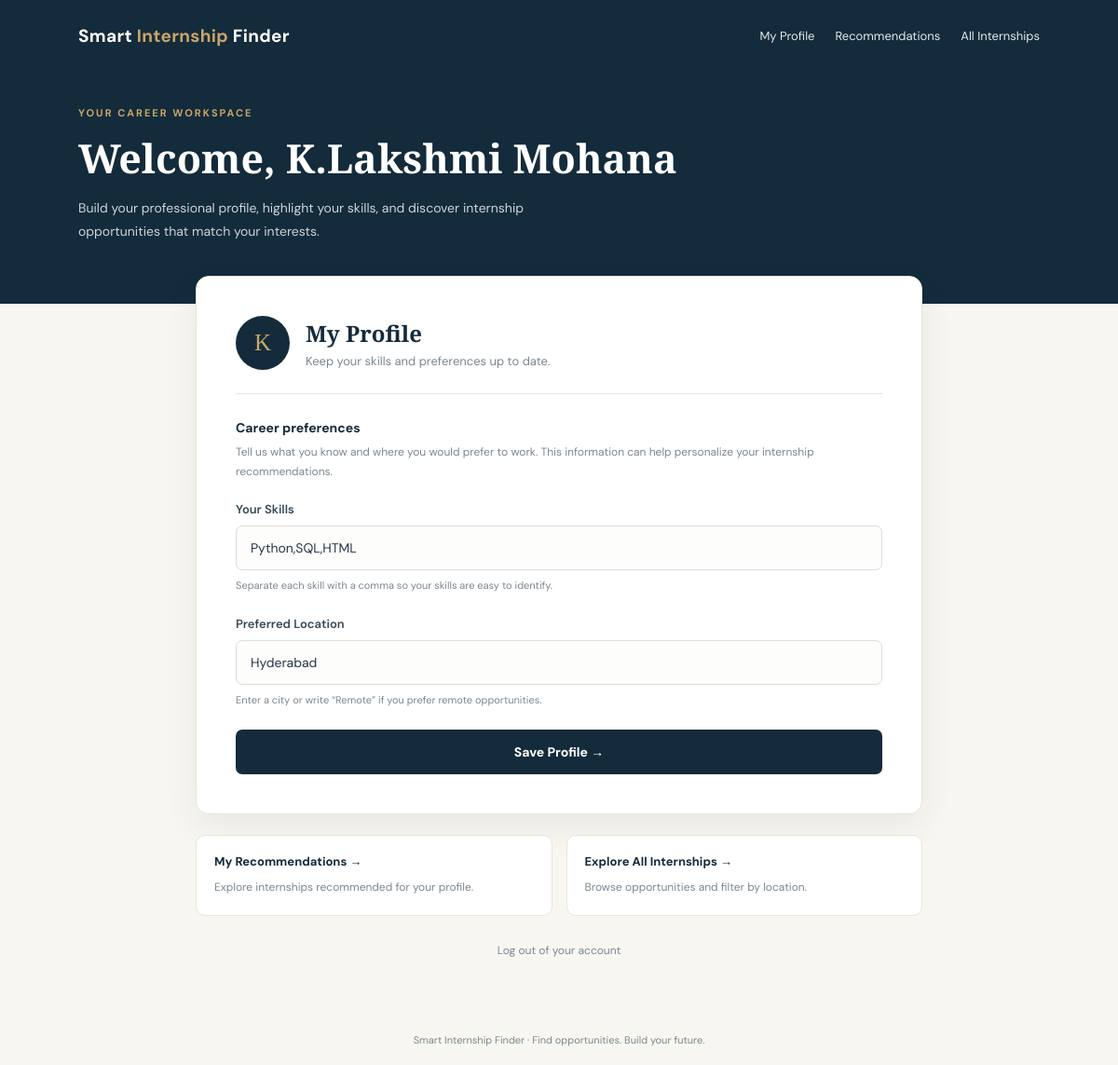
Screenshot of /profile (signed in) with the database file from the repository.
### tables this page shows
CREATE TABLE students (
    id INTEGER PRIMARY KEY AUTOINCREMENT,
    name TEXT NOT NULL,
    email TEXT UNIQUE NOT NULL,
    password TEXT NOT NULL,
    branch TEXT,
    skills TEXT,
    location TEXT
, role TEXT NOT NULL DEFAULT 'student');

### app.py (the view, shortened to what this page needs)
@app.route("/profile", methods=["GET", "POST"])
def profile():
    if "student_id" not in session:
        return redirect(url_for('login'))
    conn = get_db()
    saved = False
    student = conn.execute("SELECT * FROM students WHERE id = ?", (session["student_id"],)).fetchone()
    conn.close()
    return render_template("profile.html", student=student, saved=saved)

### app.py (called while the page is built)
def get_db():
    conn = sqlite3.connect('database.db')
    conn.row_factory = sqlite3.Row
    return conn

### templates/profile.html (shortened to what this page needs)
<!DOCTYPE html>
<html lang="en">
<head>
</head>
<body>
  <nav class="navbar">
    <div class="brand">Smart <span>Internship</span> Finder</div>
    <div class="nav-links">
      <a href="/profile">My Profile</a>
      <a href="/recommendations">Recommendations</a>
      <a href="/internships">All Internships</a>
    </div>
  </nav>
  <header class="hero">
    <div class="eyebrow">Your career workspace</div>
    <h1>Welcome, {{ student['name'] }}</h1>
    <p>
      Build your professional profile, highlight your skills, and discover
      internship opportunities that match your interests.
    </p>
  </header>
  <main class="main">
    <section class="profile-card">
      <div class="card-heading">
        <div class="avatar">
          {{ student['name'][0] if student['name'] else 'S' }}
        </div>
        <div>
          <h2>My Profile</h2>
          <p class="subtext">Keep your skills and preferences up to date.</p>
        </div>
      </div>
      <div class="section-title">Career preferences</div>
      <p class="section-description">
        Tell us what you know and where you would prefer to work.
        This information can help personalize your internship recommendations.
      </p>
      <form method="POST">
        <div class="field">
          <label for="skills">Your Skills</label>
          <input
            type="text"
            id="skills"
            name="skills"
            value="{{ student['skills'] or '' }}"
            placeholder="e.g. Python, SQL, HTML, Java"
          >
          <div class="hint">
            Separate each skill with a comma so your skills are easy to identify.
          </div>
        </div>
        <div class="field">
          <label for="location">Preferred Location</label>
          <input
            type="text"
            id="location"
            name="location"
            value="{{ student['location'] or '' }}"
            placeholder="e.g. Hyderabad, Bengaluru, Remote"
          >
          <div class="hint">
            Enter a city or write “Remote” if you prefer remote opportunities.
          </div>
        </div>
        <button class="save-button" type="submit">
          Save Profile →
        </button>
      </form>
    </section>
    <section class="quick-links">
      <a class="quick-link" href="/recommendations">
        <strong>My Recommendations →</strong>
        <span>Explore internships recommended for your profile.</span>
      </a>
      <a class="quick-link" href="/internships">
        <strong>Explore All Internships →</strong>
        <span>Browse opportunities and filter by location.</span>
      </a>
    </section>
    <div class="logout-row">
      <a href="/logout">Log out of your account</a>
    </div>
  </main>
  <footer>
    Smart Internship Finder · Find opportunities. Build your future.
  </footer>
</body>
</html>

### templates/profile.html (style rules this page uses)
:root { --navy: #142b3b; --navy-light: #203f52; --gold: #c8a66a; --ivory: #f8f6f0; --white: #ffffff; --text: #263746; --muted: #7b8790; --border: #e7e5de; --green: #287653; }
* { box-sizing: border-box; }
body { margin: 0; min-height: 100vh; font-family: 'DM Sans', sans-serif; color: var(--text); background: var(--ivory); }
.navbar { min-height: 76px; padding: 18px 7%; background: var(--navy); display: flex; justify-content: space-between; align-items: center; gap: 20px; flex-wrap: wrap; }
.brand { color: white; font-size: 19px; font-weight: 700; letter-spacing: 0.3px; }
.brand span { color: var(--gold); }
.nav-links { display: flex; gap: 22px; flex-wrap: wrap; }
.nav-links a { color: #e4e9ec; text-decoration: none; font-size: 13px; transition: color 0.2s; }
.hero { background: var(--navy); color: white; padding: 38px 7% 65px; }
.eyebrow { color: var(--gold); text-transform: uppercase; letter-spacing: 2px; font-size: 11px; font-weight: 700; }
h1 { font-family: 'Playfair Display', serif; font-size: clamp(30px, 4vw, 43px); font-weight: 600; margin: 12px 0; }
.hero p { color: #cbd5db; font-size: 14px; line-height: 1.8; max-width: 540px; margin: 0; }
.main { width: min(780px, 90%); margin: -30px auto 60px; position: relative; }
.profile-card { background: var(--white); border: 1px solid var(--border); border-radius: 14px; padding: clamp(22px, 5vw, 42px); box-shadow: 0 12px 35px rgba(20, 43, 59, 0.07); }
.card-heading { display: flex; align-items: center; gap: 17px; padding-bottom: 25px; margin-bottom: 27px; border-bottom: 1px solid var(--border); }
.avatar { width: 58px; height: 58px; flex-shrink: 0; border-radius: 50%; background: var(--navy); color: var(--gold); display: grid; place-items: center; font-family: 'Playfair Display', serif; font-size: 25px; }
h2 { font-family: 'Playfair Display', serif; font-size: 24px; margin: 0 0 5px; color: var(--navy); }
.subtext { color: var(--muted); font-size: 13px; margin: 0; }
.section-title { color: var(--navy); font-size: 14px; font-weight: 700; margin-bottom: 7px; }
.section-description { color: var(--muted); font-size: 12px; line-height: 1.7; margin: 0 0 22px; }
.field { margin-bottom: 23px; }
label { display: block; font-size: 13px; font-weight: 600; margin-bottom: 9px; color: #344956; }
input { width: 100%; padding: 14px 15px; font-family: inherit; font-size: 14px; color: var(--text); background: #fdfdfb; border: 1px solid #dcdedb; border-radius: 7px; outline: none; transition: border-color 0.2s, box-shadow 0.2s; }
.hint { margin-top: 8px; color: var(--muted); font-size: 11px; line-height: 1.6; }
.save-button { width: 100%; padding: 15px; border: none; border-radius: 7px; background: var(--navy); color: white; font-family: inherit; font-size: 14px; font-weight: 700; cursor: pointer; transition: background 0.2s, transform 0.2s; }
.quick-links { display: grid; grid-template-columns: repeat(2, minmax(0, 1fr)); gap: 15px; margin-top: 22px; }
.quick-link { display: block; padding: 19px; border: 1px solid var(--border); background: white; border-radius: 10px; color: var(--navy); text-decoration: none; transition: border-color 0.2s, transform 0.2s; }
.quick-link strong { display: block; font-size: 13px; margin-bottom: 7px; }
.quick-link span { color: var(--muted); font-size: 12px; line-height: 1.6; }
.logout-row { text-align: center; margin-top: 25px; }
.logout-row a { color: var(--muted); text-decoration: none; font-size: 12px; }
footer { text-align: center; padding: 20px; color: var(--muted); font-size: 11px; }

### rows the page displays
students: name "K.Lakshmi Mohana", name "K", skills "Python,SQL,HTML", location "Hyderabad"
